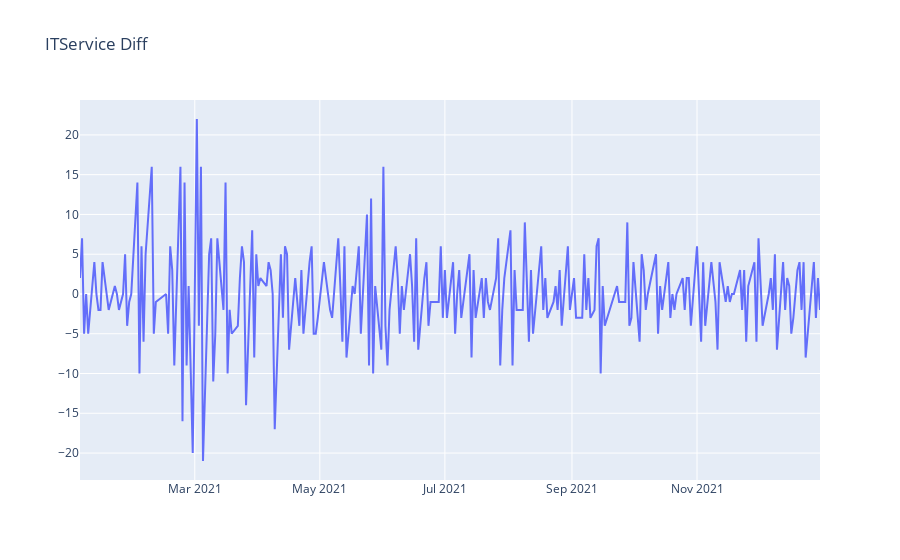

This figure's notebook cell:
### Code cell
#plot sales diff
plot_data = [
    go.Scatter(
        x=df_diff['YYMM'],
        y=df_diff['diff'],
    )
]
plot_layout = go.Layout(
        title='ITService Diff'
    )
fig = go.Figure(data=plot_data, layout=plot_layout)
pyoff.iplot(fig)

### Figure 1 — Plotly figure (JSON) as saved in the notebook; plotly's stock layout.template omitted (floating-point values rounded to 4 significant figures; data arrays with more than 128 entries replaced by an {"elided": "..."} marker saying what was removed)
{"data": [{"type": "scatter", "x": {"elided": "255 str values"}, "y": {"elided": "255 int values"}}], "layout": {"title": {"text": "ITService Diff"}}}
